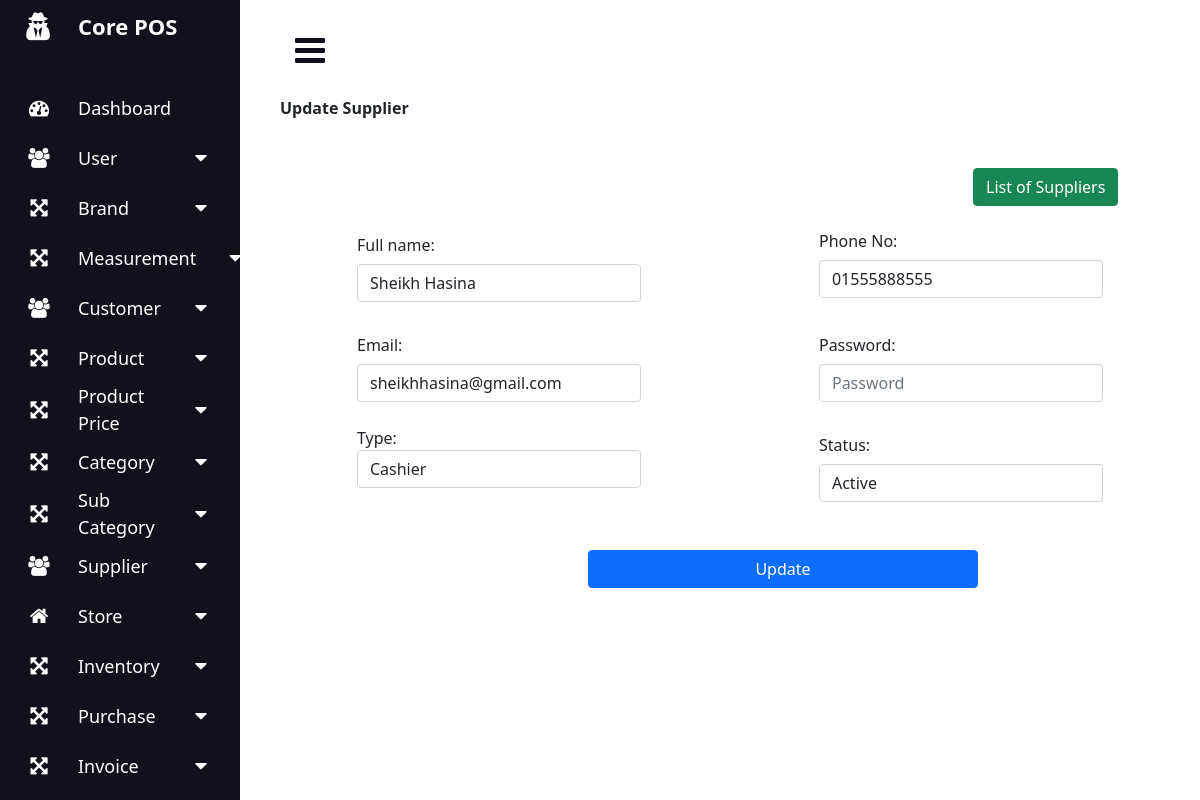
Screenshot of /index.php?page=edit_user&id=8 (signed in) with the database file from the repository.
### tables this page shows
CREATE TABLE `users` (
  `id` int(11) NOT NULL,
  `user_name` varchar(255) DEFAULT NULL,
  `phone` varchar(255) DEFAULT NULL,
  `email` varchar(255) DEFAULT NULL,
  `password` varchar(255) DEFAULT NULL,
  `user_type` varchar(255) DEFAULT NULL,
  `status` varchar(255) DEFAULT NULL,
  `created_at` timestamp NOT NULL DEFAULT current_timestamp(),
  `updated_at` timestamp NULL DEFAULT NULL ON UPDATE current_timestamp()
);

### edit_user.php (the view, shortened to what this page needs)
<?php
$conn = mysqli_connect("localhost", "root", "", "core_pos");
?>
<?php
$user_id = $_GET['id'];
$query = "SELECT * FROM users WHERE id='$user_id'";
$result = $conn->query($query);
$row = mysqli_fetch_array($result);
?>
<div class="row">
    <div class="col-md-12">
        <div class="panel panel-default">
            <div class="panel-heading">
                <strong>
                    <span>Update Supplier</span>
                </strong>
            </div>
            <div class="page-content">
                <div class="ibox">
                    <div class="ibox-body">
                        <div class="row">
                            <div class="col-md-12">
                                <div class="row mt-5">
                                    <div class="col-sm-9"></div>
                                    <div class="col-sm-3">
                                        <div class="col-lg-12 col-md-12 col-xl-12 text-right mb-3">
                                            <a href="index.php?page=supplier_list" class="btn btn-success float-right">List of Suppliers</a>
                                        </div>
                                    </div>
                                </div>
                                <form action="" method="post">
                                    <div class="form-row">
                                        <div class="row">
                                            <div class="col-md-1 mt-1"></div>
                                            <div class="col-md-4 mt-1">
                                                <label for="full_name" class="col-form-label">Full name:</label>
                                                <input type="text" name="name" placeholder="Full Name" required class="form-control" value="<?= $row['user_name']; ?>">
                                            </div>
                                            <div class="col-md-2"></div>
                                            <div class="col-md-4">
                                                <label for="phone_no" class="col-form-label">Phone No:</label>
                                                <input type="number" name="phone" placeholder="Phone No" class="form-control " required value="<?= $row['phone']; ?>">
                                            </div>
                                            <div class="col-md-1"></div>
                                        </div>
                                        <div class="row">
                                            <div class="col-md-1 mt-4"></div>
                                            <div class="col-md-4 mt-4">
                                                <label for="email" class="col-form-label">Email:</label>
                                                <input type="email" name="email" placeholder="Email" class="form-control " required value="<?= $row['email']; ?>">
                                            </div>
                                            <div class="col-md-2 mt-4"></div>
                                            <div class="col-md-4 mt-4">
                                                <label for="password" class="col-form-label">Password:</label>
                                                <input type="password" name="password" placeholder="Password" class="form-control">
                                            </div>
                                            <div class="col-md-1 mt-4"></div>
                                        </div>
                                        <div class="row">
                                            <div class="col-md-1 mt-4"></div>
                                            <div class="col-md-4 mt-4">
                                                <label>Type:</label>
                                                <select name="type" required id="text" class="form-control text-capitalize">
                                                    <option value="<?php echo $row['user_type'] ?>" <?php if ($row['user_type'] === 'Cashier') : echo "selected";
                                                                                                    endif; ?> class="text-capitalize">Cashier</option>
                                                </select>
                                            </div>
                                            <div class="col-md-2 mt-4"></div>
                                            <div class="col-md-4 mt-4">
                                                <label for="status" class="col-form-label">Status:</label>
                                                <select name="status" required class="form-control">
                                                    <option value="Active" <?php if ($row['status'] == 'Active') : echo "selected";
                                                                            endif; ?>>Active</option>
                                                </select>
                                            </div>
                                            <div class="col-md-1 mt-4"></div>
                                        </div>
                                        <div class="row mt-5 ">
                                            <div class="col-md-4"></div>
                                            <div class="col-md-4">
                                                <button type="submit" name="edit_user" class="samplewidth btn btn-primary">Update</button>
                                            </div>
                                            <div class="col-md-4"></div>
                                        </div>
                                    </div>
                                </form>
                            </div>
                        </div>
                    </div>
                </div>
            </div>
        </div>
    </div>
</div>

### styles.css (style rules this page uses)
* { margin: 0; padding: 0; box-sizing: border-box; }

### index.php (style rules this page uses)
.samplewidth { width: 390px; }

### rows the page displays
users: name "Sheikh Hasina", phone "01555888555", email "sheikhhasina@gmail.com", type "Cashier", status "Active"
